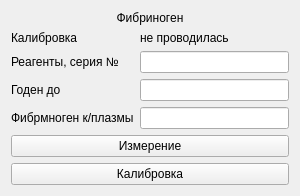
<?xml version="1.0" encoding="UTF-8"?>
<ui version="4.0">
 <class>Ko3</class>
 <widget class="QWidget" name="Ko3">
  <property name="geometry">
   <rect>
    <x>0</x>
    <y>0</y>
    <width>300</width>
    <height>190</height>
   </rect>
  </property>
  <property name="windowTitle">
   <string>Form</string>
  </property>
  <layout class="QVBoxLayout" name="verticalLayout">
   <item>
    <widget class="QLabel" name="label">
     <property name="text">
      <string>Фибриноген</string>
     </property>
     <property name="alignment">
      <set>Qt::AlignCenter</set>
     </property>
     <property name="buddy">
      <cstring>startButton</cstring>
     </property>
    </widget>
   </item>
   <item>
    <layout class="QFormLayout" name="formLayout">
     <item row="0" column="0">
      <widget class="QLabel" name="label_54">
       <property name="text">
        <string>Калибровка</string>
       </property>
      </widget>
     </item>
     <item row="0" column="1">
      <widget class="QLabel" name="label_calibrationData">
       <property name="minimumSize">
        <size>
         <width>40</width>
         <height>0</height>
        </size>
       </property>
       <property name="text">
        <string>не проводилась</string>
       </property>
      </widget>
     </item>
     <item row="1" column="0">
      <widget class="QLabel" name="label_1">
       <property name="text">
        <string>Реагенты, серия №</string>
       </property>
       <property name="buddy">
        <cstring>lineEdit_1</cstring>
       </property>
      </widget>
     </item>
     <item row="1" column="1">
      <widget class="QLineEdit" name="lineEdit_1"/>
     </item>
     <item row="2" column="0">
      <widget class="QLabel" name="label_2">
       <property name="text">
        <string>Годен до</string>
       </property>
       <property name="buddy">
        <cstring>lineEdit_2</cstring>
       </property>
      </widget>
     </item>
     <item row="2" column="1">
      <widget class="QLineEdit" name="lineEdit_2"/>
     </item>
     <item row="3" column="0">
      <widget class="QLabel" name="label_3">
       <property name="text">
        <string>Фибрмноген к/плазмы</string>
       </property>
       <property name="buddy">
        <cstring>lineEdit_3</cstring>
       </property>
      </widget>
     </item>
     <item row="3" column="1">
      <widget class="QLineEdit" name="lineEdit_3"/>
     </item>
    </layout>
   </item>
   <item>
    <widget class="QPushButton" name="startButton">
     <property name="text">
      <string>Измерение</string>
     </property>
     <property name="shortcut">
      <string>Return</string>
     </property>
    </widget>
   </item>
   <item>
    <widget class="QPushButton" name="calibr1Button">
     <property name="text">
      <string>Калибровка</string>
     </property>
     <property name="shortcut">
      <string>Ctrl+Return</string>
     </property>
    </widget>
   </item>
  </layout>
 </widget>
 <resources/>
 <connections/>
</ui>
